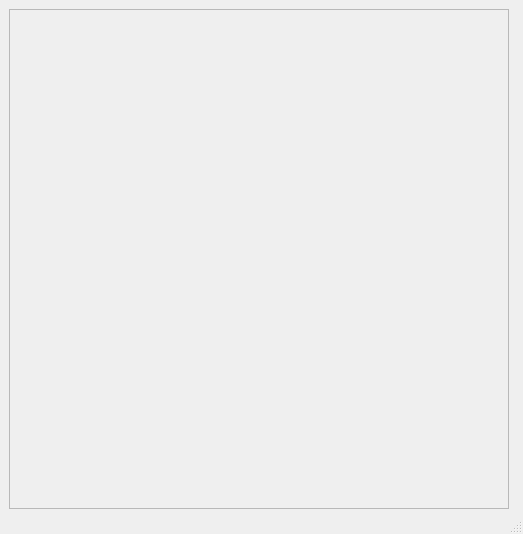
<?xml version="1.0" encoding="UTF-8"?>
<ui version="4.0">
 <class>MainWindow</class>
 <widget class="QMainWindow" name="MainWindow">
  <property name="geometry">
   <rect>
    <x>0</x>
    <y>0</y>
    <width>523</width>
    <height>534</height>
   </rect>
  </property>
  <property name="windowTitle">
   <string>MainWindow</string>
  </property>
  <widget class="QWidget" name="centralwidget">
   <widget class="QFrame" name="frame">
    <property name="geometry">
     <rect>
      <x>9</x>
      <y>9</y>
      <width>500</width>
      <height>500</height>
     </rect>
    </property>
    <property name="minimumSize">
     <size>
      <width>500</width>
      <height>500</height>
     </size>
    </property>
    <property name="frameShape">
     <enum>QFrame::StyledPanel</enum>
    </property>
    <property name="frameShadow">
     <enum>QFrame::Raised</enum>
    </property>
    <widget class="QWidget" name="gridLayoutWidget">
     <property name="geometry">
      <rect>
       <x>10</x>
       <y>10</y>
       <width>481</width>
       <height>481</height>
      </rect>
     </property>
     <layout class="QGridLayout" name="gridLayout"/>
    </widget>
   </widget>
  </widget>
  <widget class="QStatusBar" name="statusbar"/>
 </widget>
 <resources/>
 <connections/>
</ui>
